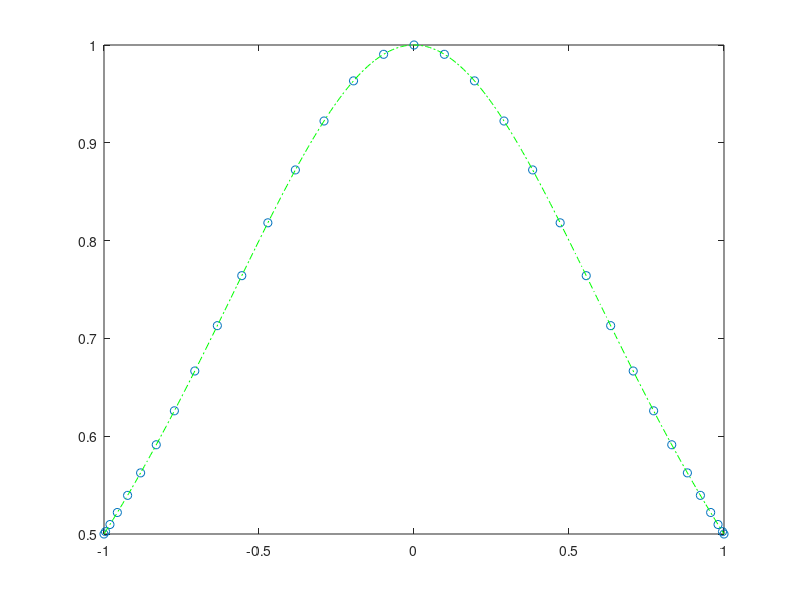

Recreate this plot in MATLAB.
n = 32;

% funcion de runge como handle (inline va a ser eliminado)
f = @(x) 1 ./ (1 + x.^2);

t_zeros = cos( (0 : n) * pi / n );
w = [1/2, ones(n - 1, 1)', 1 / 2] .* ((-1).^[0 : 1 : n]);

xgrid = linspace(-1, 1, 201);
f_vals = f(t_zeros);

numerador = zeros(length(xgrid));
denominador = zeros(length(xgrid));

for j = 1 : n + 1
    aux = xgrid - t_zeros(j);
    numerador = numerador + (w(j) ./ aux) * f_vals(j);
    denominador = denominador + (w(j) ./ aux);
end

p = numerador ./ denominador;

plot(t_zeros, f_vals, 'o', xgrid, f(xgrid), '-.g');